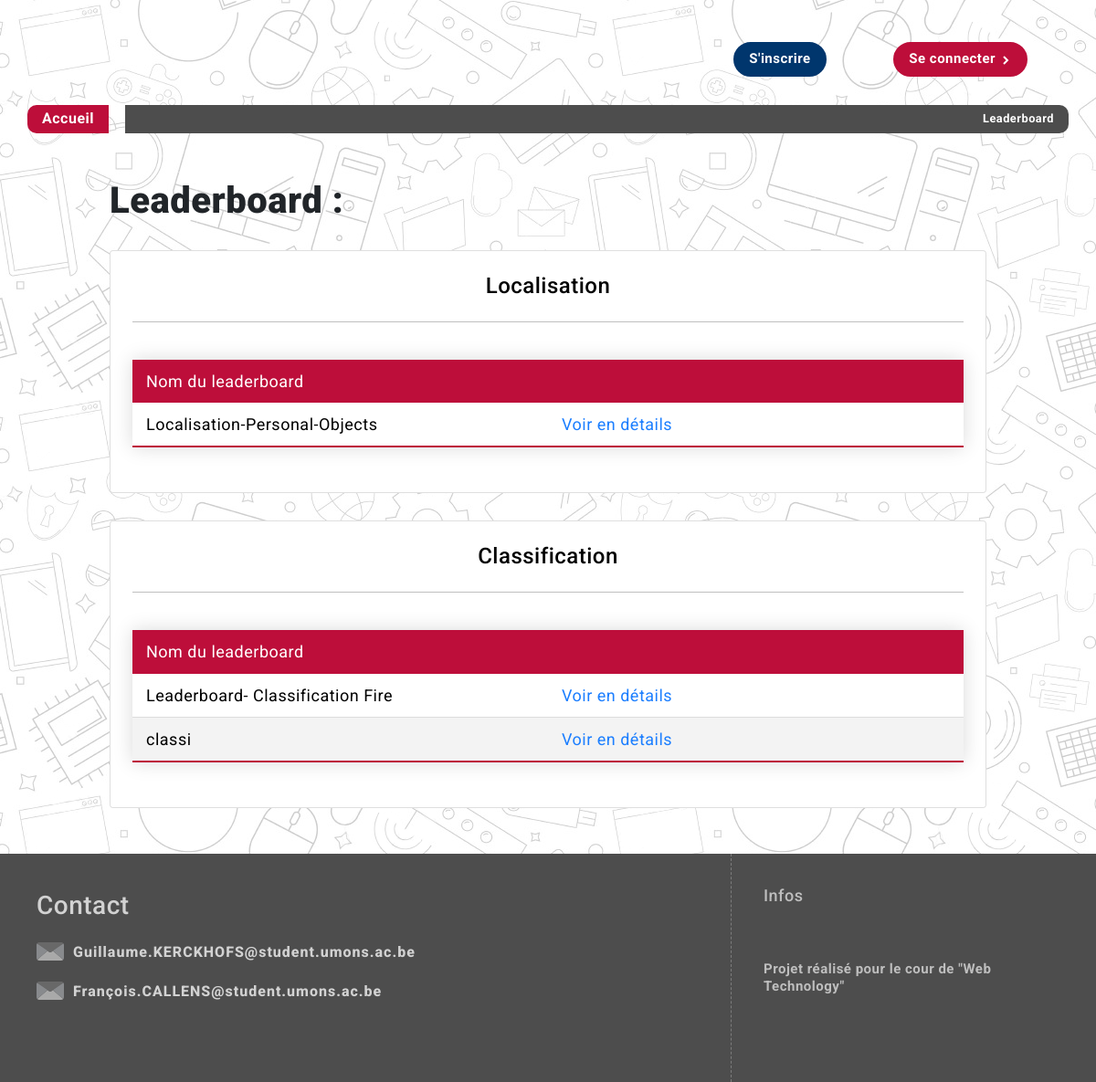
The page / on the database its author committed.
### boards/models.py (models this page shows)
class Boards(models.Model):
    name=models.CharField(max_length=150,unique=True)
    description = models.TextField(blank=True)
    createdAt = models.DateField(default=datetime.now, blank=True)
    closingDate = models.DateField(blank=True)
    category=models.ForeignKey(Category, on_delete=models.CASCADE)

### gui/views.py (the view)
# urls.py: path('', homeView),
def homeView(request):
	localisation,classification=getBoards()
	return render(request,'gui/HTML/home.html',context={"localisation":localisation,"classification":classification})

### gui/views.py (called while the page is built)
def getBoards():
	localisation=[]
	classification=[]
	boards=Boards.objects.all()
	for b in boards:
		if b.category.category==1:
			localisation.append(b)
		elif b.category.category==2:
			classification.append(b)
	return localisation,classification

### templates/gui/HTML/Home.html (shortened to what this page needs)
{% extends "gui/HTML/base.html" %}
{% load bootstrap5 %}
{% block content %}
<div id="landing_top" {% if not slider_images %} class="FULL-LANDINGTOP" {% endif %}>
	<div>
		<div>
			<h1>
				Leaderboard :
			</h1>
		</div>
	</div>
	<div class="card p-4">
		<h4 class="card-title font-weight-bold text-center">Localisation</h4>
		<hr>
		<div class="card-text">
			<table>
				<thead>
					<tr>
						<td>Nom du leaderboard</td>
						<td>&nbsp</td>
					</tr>
				</thead>
				{% for b in localisation %}
						<tr>
							<td>{{b.name}} </td>
							<td><a href="{% url 'boardProfil' b.id %}"> Voir en détails </a></td>
						</tr>
				{% endfor %}
			</table>
		</div>
	</div>
	<div class="card p-4">
		<h4 class="card-title font-weight-bold text-center">Classification</h4>
		<hr>
		<div class="card-text">
			<table>
				<thead>
					<tr>
						<td>Nom du leaderboard</td>
						<td>&nbsp</td>
					</tr>
				</thead>
				{% for b in classification %}
						<tr>
							<td>{{b.name}} </td>
							<td><a href="{% url 'boardProfil' b.id %}"> Voir en détails </a></td>
						</tr>
				{% endfor %}
			</table>
		</div>
	</div>
</div>
{% endblock %}

### static/CSS/default.css (style rules this page uses)
* { box-sizing: border-box; font-family: 'Roboto', Arial, Helvetica, sans-serif; letter-spacing: 0.5px; }
html, body { margin: 0; padding: 0; font-size: 16px; line-height: 1.3; height: 100%; }
body { background: url(../images/background_20.png) 600px repeat; background-attachment: fixed; }
a { text-decoration: none; color: #1b7eff; }
h1 { font-size: 40px; font-weight: 900; }

### static/CSS/style.css (style rules this page uses)
.card { color:black; height: 100%; }
#landing_top { display: grid; grid-template-columns: 1.1fr 0.9fr; margin: 20px auto; align-content: center; align-items: center; grid-gap: 30px; text-align: justify; font-size: 20px; }
#landing_top h1 { text-align: left; }
.FULL-LANDINGTOP { grid-template-columns: 1fr!important; }
#landing_top > div:first-child { display: grid; grid-auto-flow: row; grid-gap: 20px; }
#landing_top h1 { margin: 0; }

### static/CSS/table.css (style rules this page uses)
table { border-collapse: collapse; margin: 25px 0; font-size: 0.9em; font-family: sans-serif; width: 100%; box-shadow: 0 0 20px rgba(0, 0, 0, 0.15); }
table thead tr { background-color: #BD0E3A; color: #ffffff; text-align: left; }
table th, table td { padding: 12px 15px; width: 25%; }
table tbody tr { border-bottom: 1px solid #dddddd; }
table tbody tr:nth-of-type(even) { background-color: #f3f3f3; }
table tbody tr:last-of-type { border-bottom: 2px solid #BD0E3A; }

### rows shown on the page
Boards: name "Localisation-Personal-Objects"
Boards: name "Leaderboard- Classification Fire"
Boards: name "classi"
